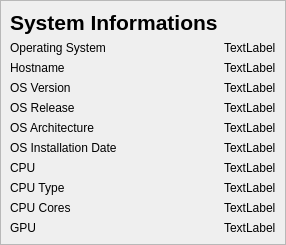
            <widget class="QWidget" name="System">
             <layout class="QVBoxLayout" name="verticalLayout_6">
              <property name="spacing">
               <number>0</number>
              </property>
              <property name="leftMargin">
               <number>0</number>
              </property>
              <property name="topMargin">
               <number>0</number>
              </property>
              <property name="rightMargin">
               <number>0</number>
              </property>
              <property name="bottomMargin">
               <number>0</number>
              </property>
              <item>
               <widget class="QFrame" name="frame_2">
                <property name="frameShape">
                 <enum>QFrame::StyledPanel</enum>
                </property>
                <property name="frameShadow">
                 <enum>QFrame::Raised</enum>
                </property>
                <layout class="QGridLayout" name="gridLayout_5">
                 <item row="7" column="1">
                  <widget class="QLabel" name="label_51">
                   <property name="text">
                    <string>TextLabel</string>
                   </property>
                  </widget>
                 </item>
                 <item row="5" column="0">
                  <widget class="QLabel" name="label_40">
                   <property name="text">
                    <string>OS Architecture</string>
                   </property>
                  </widget>
                 </item>
                 <item row="7" column="0">
                  <widget class="QLabel" name="label_42">
                   <property name="text">
                    <string>CPU</string>
                   </property>
                  </widget>
                 </item>
                 <item row="10" column="1">
                  <widget class="QLabel" name="label_54">
                   <property name="text">
                    <string>TextLabel</string>
                   </property>
                  </widget>
                 </item>
                 <item row="0" column="0" alignment="Qt::AlignTop">
                  <widget class="QLabel" name="label_36">
                   <property name="font">
                    <font>
                     <pointsize>16</pointsize>
                     <bold>true</bold>
                    </font>
                   </property>
                   <property name="text">
                    <string>System Informations</string>
                   </property>
                  </widget>
                 </item>
                 <item row="2" column="1">
                  <widget class="QLabel" name="label_47">
                   <property name="text">
                    <string>TextLabel</string>
                   </property>
                  </widget>
                 </item>
                 <item row="4" column="0">
                  <widget class="QLabel" name="label_39">
                   <property name="text">
                    <string>OS Release</string>
                   </property>
                  </widget>
                 </item>
                 <item row="10" column="0">
                  <widget class="QLabel" name="label_45">
                   <property name="text">
                    <string>GPU</string>
                   </property>
                  </widget>
                 </item>
                 <item row="8" column="1">
                  <widget class="QLabel" name="label_52">
                   <property name="text">
                    <string>TextLabel</string>
                   </property>
                  </widget>
                 </item>
                 <item row="4" column="1">
                  <widget class="QLabel" name="label_49">
                   <property name="text">
                    <string>TextLabel</string>
                   </property>
                  </widget>
                 </item>
                 <item row="3" column="0">
                  <widget class="QLabel" name="label_38">
                   <property name="text">
                    <string>OS Version</string>
                   </property>
                  </widget>
                 </item>
                 <item row="1" column="1">
                  <widget class="QLabel" name="label_46">
                   <property name="text">
                    <string>TextLabel</string>
                   </property>
                  </widget>
                 </item>
                 <item row="2" column="0">
                  <widget class="QLabel" name="label_41">
                   <property name="text">
                    <string>Hostname</string>
                   </property>
                  </widget>
                 </item>
                 <item row="1" column="0">
                  <widget class="QLabel" name="label_37">
                   <property name="text">
                    <string>Operating System</string>
                   </property>
                  </widget>
                 </item>
                 <item row="9" column="1">
                  <widget class="QLabel" name="label_53">
                   <property name="text">
                    <string>TextLabel</string>
                   </property>
                  </widget>
                 </item>
                 <item row="3" column="1">
                  <widget class="QLabel" name="label_48">
                   <property name="text">
                    <string>TextLabel</string>
                   </property>
                  </widget>
                 </item>
                 <item row="8" column="0">
                  <widget class="QLabel" name="label_43">
                   <property name="text">
                    <string>CPU Type</string>
                   </property>
                  </widget>
                 </item>
                 <item row="5" column="1">
                  <widget class="QLabel" name="label_50">
                   <property name="text">
                    <string>TextLabel</string>
                   </property>
                  </widget>
                 </item>
                 <item row="9" column="0">
                  <widget class="QLabel" name="label_44">
                   <property name="text">
                    <string>CPU Cores</string>
                   </property>
                  </widget>
                 </item>
                 <item row="6" column="0">
                  <widget class="QLabel" name="label_85">
                   <property name="text">
                    <string>OS Installation Date</string>
                   </property>
                  </widget>
                 </item>
                 <item row="6" column="1">
                  <widget class="QLabel" name="label_86">
                   <property name="text">
                    <string>TextLabel</string>
                   </property>
                  </widget>
                 </item>
                </layout>
               </widget>
              </item>
             </layout>
            </widget>
